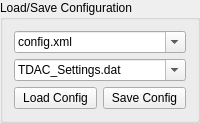
               <widget class="QGroupBox" name="groupBox_6">
                <property name="title">
                 <string>Load/Save Configuration</string>
                </property>
                <layout class="QGridLayout" name="gridLayout_8">
                 <item row="0" column="0" colspan="2">
                  <widget class="QComboBox" name="CB_SaveLoad_Filename">
                   <property name="editable">
                    <bool>true</bool>
                   </property>
                   <property name="currentText">
                    <string>config.xml</string>
                   </property>
                  </widget>
                 </item>
                 <item row="1" column="0" colspan="2">
                  <widget class="QComboBox" name="CB_SaveLoad_Filename_TDACs">
                   <property name="editable">
                    <bool>true</bool>
                   </property>
                   <property name="currentText">
                    <string>TDAC_Settings.dat</string>
                   </property>
                  </widget>
                 </item>
                 <item row="2" column="0">
                  <widget class="QPushButton" name="B_Config_Load">
                   <property name="text">
                    <string>Load Config</string>
                   </property>
                  </widget>
                 </item>
                 <item row="2" column="1">
                  <widget class="QPushButton" name="B_Config_Save">
                   <property name="text">
                    <string>Save Config</string>
                   </property>
                  </widget>
                 </item>
                </layout>
               </widget>
